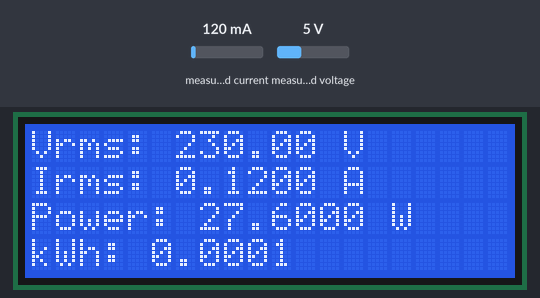
The sketch below on a simulated ESP32. On the bench: 20×4 character LCD. The inputs (shaded band) are chosen by the test bench; at power-on: measured current 120 mA, measured voltage 5 V. WiFi joins after 1.5 s; servers stay silent unless stated; uploads are accepted with an empty reply; what the sketch prints to the serial monitor is not drawn.

Above: at 7.7 s.
7.8 s: measured current set to 40 mA
At 13.3 s:
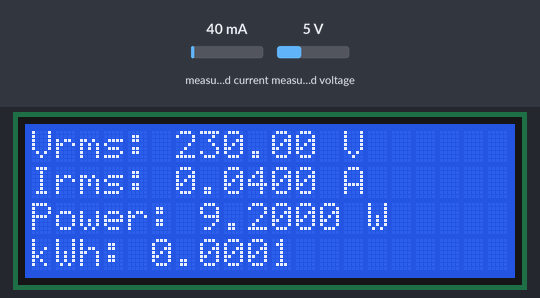
13.6 s: measured voltage set to 0.3 V
At 18.3 s:
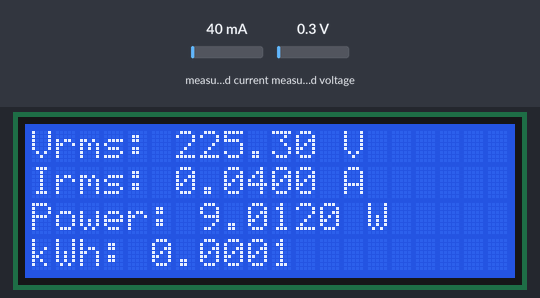
18.6 s: measured current set to 500 mA
At 23.6 s:
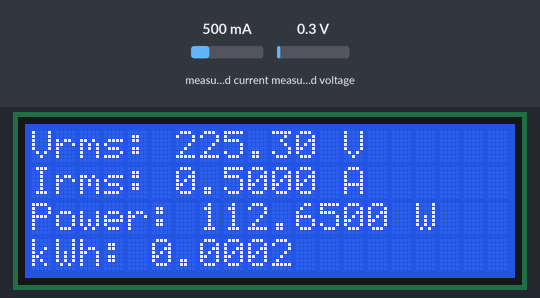
28.6 s: measured voltage set to 3.8 V
At 33.6 s:
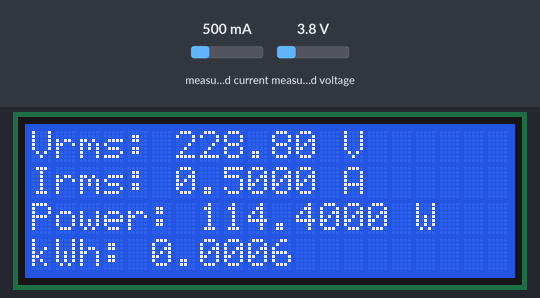
38.6 s: measured current set to 1000 mA
At 43.6 s:
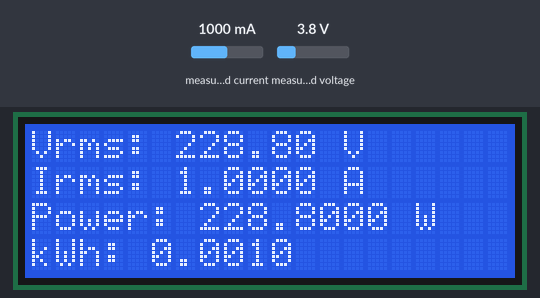
48.6 s: measured voltage set to 7.5 V
At 52.4 s:
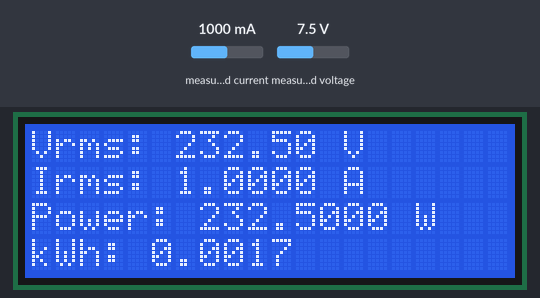
Timing chart, 0 to 53.9 s (numbered marks = the images above; inputs shaded):
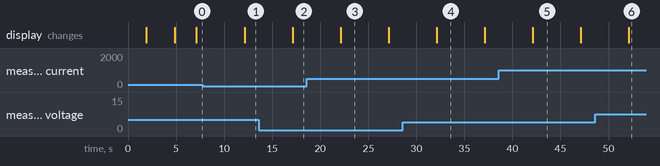

Measured:
- after the input at 7.8 s, the display: changes after 4.3 s (image 1)
- after the input at 13.6 s, the display: changes after 3.5 s (image 2)
- after the input at 18.6 s, the display: changes after 3.5 s (image 3)
- what the display in image 3 shows lasts 5.0 s, from 22.1 s to 27.1 s

The sketch:

Intel_Cloud.ino
```cpp
// Define Blynk credentials and template info
#define BLYNK_TEMPLATE_ID "TMPL3cvqphiWn"
#define BLYNK_TEMPLATE_NAME "Watts Smart Wizard"
#define BLYNK_PRINT Serial

#include <LiquidCrystal_I2C.h>    // For LCD display
#include <EmonLib.h>              // For energy monitoring
#include <EEPROM.h>               // For storing data in EEPROM
#include <WiFi.h>                 // For Wi-Fi connection
#include <WiFiClient.h>           // For client communication
#include <BlynkSimpleEsp32.h>     // For Blynk connection
#include <HTTPClient.h>           // For HTTP POST requests

// Initialize LCD and energy monitor
LiquidCrystal_I2C lcd(0x27, 20, 4);
EnergyMonitor emon;

// Blynk credentials // HIDDEN for security
char auth[] = "3P3MOCTij9_YMXJC8UvHsjSM3V4Sx###";
char ssid[] = "Redm###";
char pass[] = "##";

// Energy monitor calibration constants
#define vCalibration 83.3
#define currCalibration 0.50

BlynkTimer timer;
float kWh = 0;
unsigned long lastmillis = millis();

// Function to send data to Blynk and Intel Tiber Cloud
void myTimerEvent()
{
  emon.calcVI(20, 2000);  // Sample the current and voltage
  kWh += emon.apparentPower * (millis() - lastmillis) / 3600000000.0;
  lastmillis = millis();

  // Store data in EEPROM
  EEPROM.put(0, emon.Vrms);
  EEPROM.put(4, emon.Irms);
  EEPROM.put(8, emon.apparentPower);
  EEPROM.put(12, kWh);

  // Display data on Serial Monitor
  Serial.print("Vrms: ");
  Serial.print(emon.Vrms, 2);
  Serial.print("V\tIrms: ");
  Serial.print(emon.Irms, 4);
  Serial.print("A\tPower: ");
  Serial.print(emon.apparentPower, 4);
  Serial.print("W\tkWh: ");
  Serial.println(kWh, 5);

  // Update LCD display
  lcd.clear();
  lcd.setCursor(0, 0);
  lcd.print("Vrms: ");
  lcd.print(emon.Vrms, 2);
  lcd.print(" V");
  lcd.setCursor(0, 1);
  lcd.print("Irms: ");
  lcd.print(emon.Irms, 4);
  lcd.print(" A");
  lcd.setCursor(0, 2);
  lcd.print("Power: ");
  lcd.print(emon.apparentPower, 4);
  lcd.print(" W");
  lcd.setCursor(0, 3);
  lcd.print("kWh: ");
  lcd.print(kWh, 4);

  // Send data to Blynk
  Blynk.virtualWrite(V0, emon.Vrms);
  Blynk.virtualWrite(V1, emon.Irms);
  Blynk.virtualWrite(V2, emon.apparentPower);
  Blynk.virtualWrite(V3, kWh);

  // Send data to Intel Tiber Cloud via HTTP
  if (WiFi.status() == WL_CONNECTED) {
    HTTPClient http;
    http.begin("http://tiber-cloud-url.com/data"); // Replace it with Intel Tiber Cloud endpoint
    http.addHeader("Content-Type", "application/json");

    // Create JSON payload
    String postData = "{\"Vrms\":";
    postData += String(emon.Vrms, 2);
    postData += ",\"Irms\":";
    postData += String(emon.Irms, 4);
    postData += ",\"Power\":";
    postData += String(emon.apparentPower, 4);
    postData += ",\"kWh\":";
    postData += String(kWh, 5);
    postData += "}";

    // Send the HTTP POST request
    int httpResponseCode = http.POST(postData);

    // Print response
    if (httpResponseCode > 0) {
      String response = http.getString();
      Serial.println("HTTP Response: " + response);
    } else {
      Serial.println("Error in sending POST request: " + String(httpResponseCode));
    }
    http.end();
  } else {
    Serial.println("WiFi Disconnected");
  }
}

void setup()
{
  // Initialize serial communication
  Serial.begin(115200);

  // Initialize Blynk connection
  Blynk.begin(auth, ssid, pass);

  // Initialize LCD
  lcd.init();
  lcd.backlight();

  // Initialize energy monitor
  emon.voltage(35, vCalibration, 1.7);  // Voltage calibration
  emon.current(34, currCalibration);    // Current calibration

  // Timer to run the function every 5 seconds
  timer.setInterval(5000L, myTimerEvent);

  // Display initial message on LCD
  lcd.setCursor(3, 0);
  lcd.print("Wattsmart Wizard");
  delay(3000);
  lcd.clear();
}

void loop()
{
  // Run Blynk and timer
  Blynk.run();
  timer.run();
}
```
